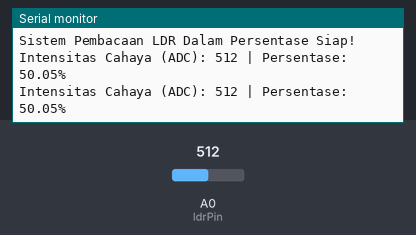
Recording of a sketch running on a simulated Arduino Uno, built with avr-gcc and run on an emulated ATmega328P. Shown: the last lines printed to the serial monitor. The test bench sets the inputs (shaded band); at power-on: A0 (ldrPin) = 512.

Above: at 1.8 s.
1.9 s: A0 (ldrPin) set to 716
At 2.8 s:
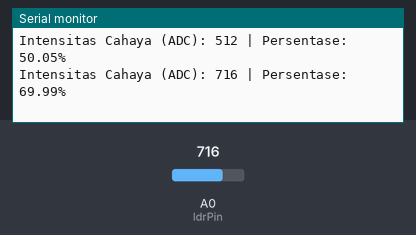
3.4 s: A0 (ldrPin) set to 900
At 4.7 s:
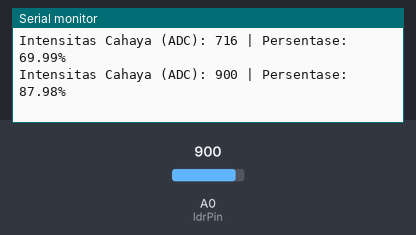
Timing chart, 0 to 6.4 s (numbered marks = the images above; inputs shaded):
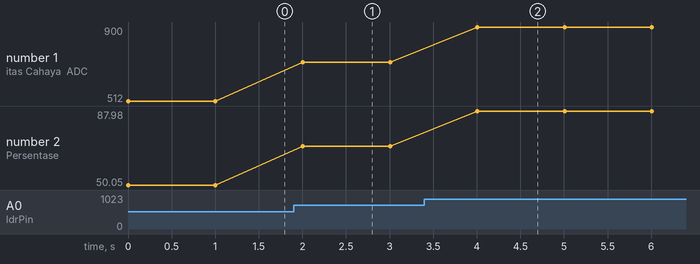

Measured:
- after the input at 1.9 s, the serial monitor: prints a new line after 0.10 s (image 1)
- after the input at 3.4 s, the serial monitor: prints a new line after 0.61 s (image 2)
- plotted number 1: 512 → 716 after the input at 1.9 s, 716 → 900 after the input at 3.4 s
- plotted number 2: 50.05 → 69.99 after the input at 1.9 s, 69.99 → 87.98 after the input at 3.4 s

The sketch:

2_5_2_praktikum_modul2.ino
```cpp
const byte ldrPin = A0;

void setup() {
  Serial.begin(115200);
  Serial.println("Sistem Pembacaan LDR Dalam Persentase Siap!");
}

void loop() {
  int ldrValue = analogRead(ldrPin);

  float ldrPercent = (ldrValue / 1023.0) * 100.0;

  Serial.print("Intensitas Cahaya (ADC): ");
  Serial.print(ldrValue);
  Serial.print(" | Persentase: ");
  Serial.print(ldrPercent);
  Serial.println("%");

  delay(1000);
}
```
